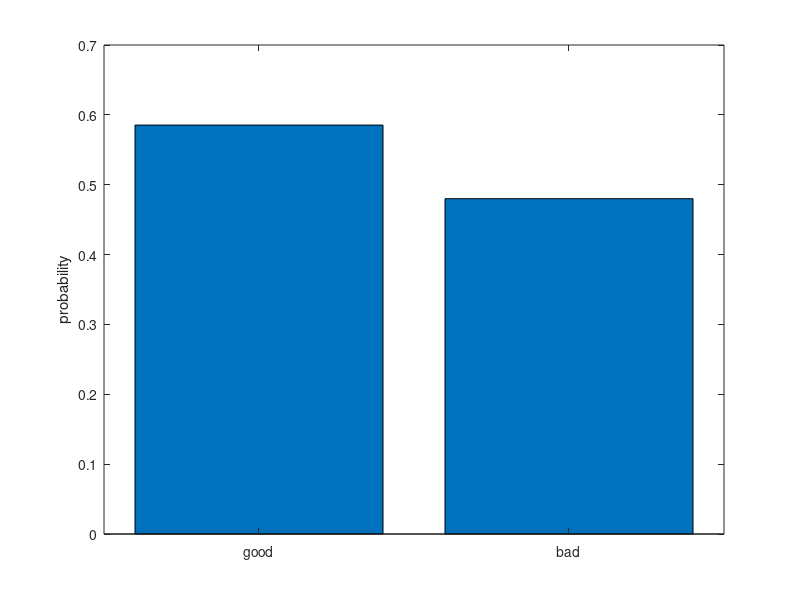
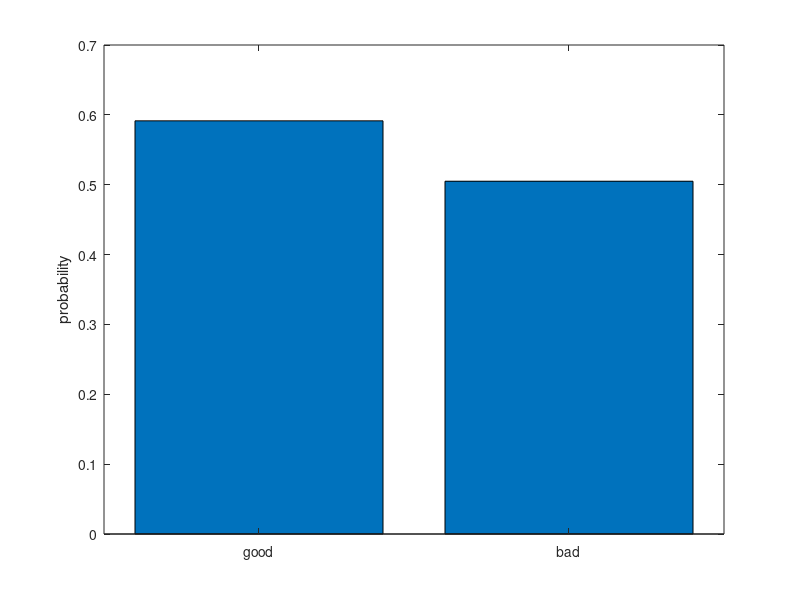
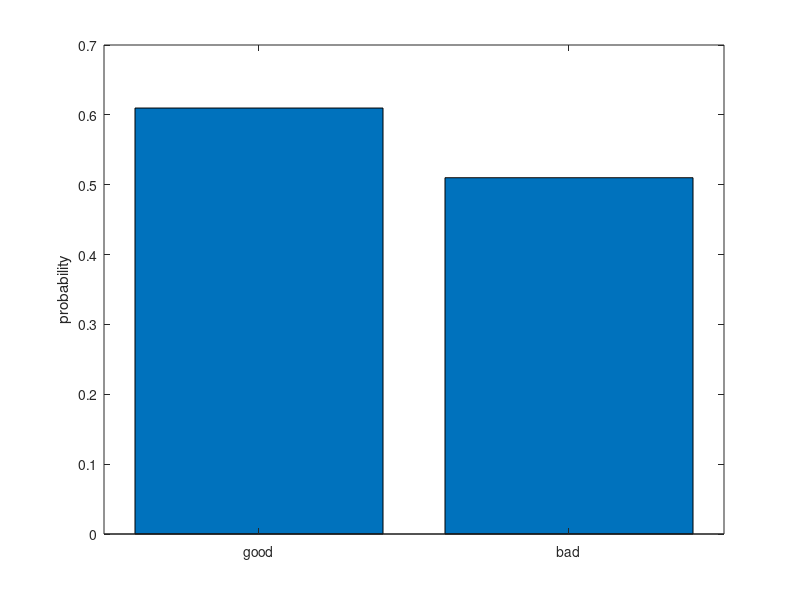
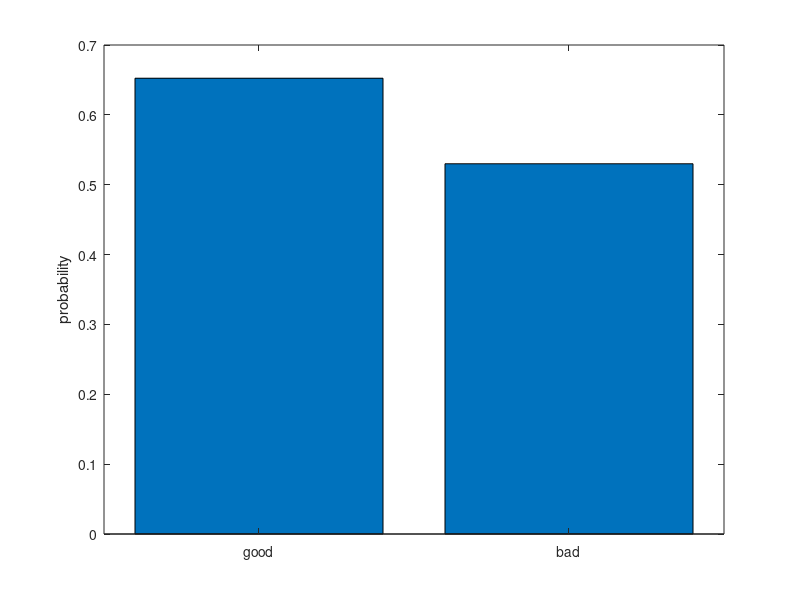

MATLAB code to generate these figures, in order:
addpath('utils');
load('data/exp10.mat');

badFeatures = features(labels==0,:);
goodFeatures = features(labels==2,:);

len = (size(goodFeatures));

for sp=0.25:0.01:0.4
%sp = 0.38;

for i = (1)
%for i = (21)
    fn = i;
    figure;
    %[a,x] = ksdensity(goodFeatures(goodFeatures(:, fn)<sp, fn));
    %plot(x,a, 'blue');
    selected_good = sum(goodFeatures(:, fn)<sp);
    selected_bad = sum(badFeatures(:, fn)<sp);
    sb = size(badFeatures);
    sg = size(goodFeatures);
    b = bar([selected_good(1)*1.0/sg(1) selected_bad(1)*1.0/sb(1);]);
    ch = get(b,'children');
    set(ch,'FaceVertexCData',[1;2]);
    set(gca,'XTickLabel',{'good','bad',});
    ylabel('probability');
    %hold

    %[a,x] = ksdensity(badFeatures(badFeatures(:, fn)<sp, fn));
    %plot(x,a, 'red');
end
end